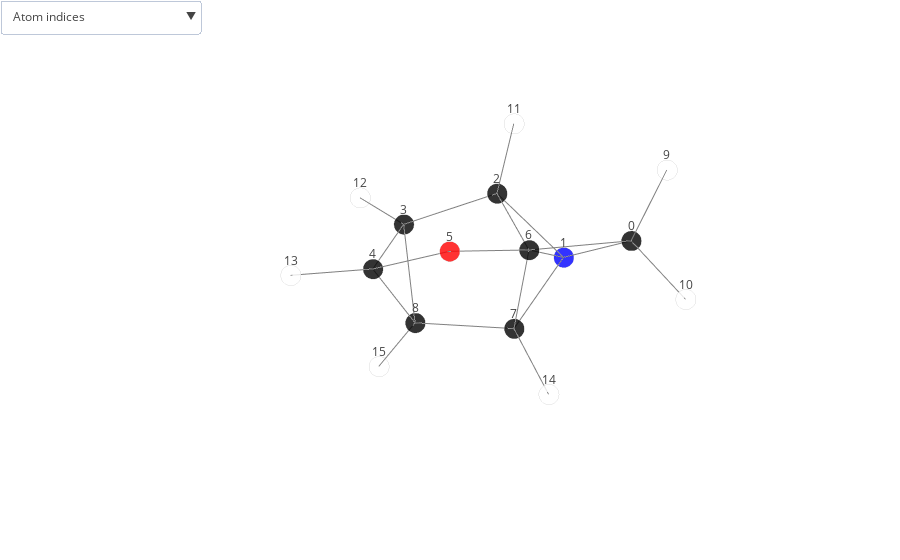

Source (notebook cell):
### Code cell
plot_molecule('dsgdb9nsd_133885', structures)

### Figure 1 — Plotly figure (JSON) as saved in the notebook; plotly's stock layout.template omitted (floating-point values rounded to 4 significant figures)
{"data": [{"marker": {"color": ["black", "blue", "black", "black", "black", "red", "black", "black", "black", "white", "white", "white", "white", "white", "white", "white"], "line": {"color": "lightgray", "width": 2}, "opacity": 0.8, "size": 7, "symbol": "circle"}, "mode": "markers", "name": "", "text": ["C", "N", "C", "C", "C", "O", "C", "C", "C", "H", "H", "H", "H", "H", "H", "H"], "type": "scatter3d", "uid": "5ca487fb-684c-472c-b428-dd953d7182a9", "x": [-1.41, -1.565, -0.8329, 0.271, 1.528, 1.25, -0.0574, -0.09593, 0.8167, -2.09, -1.44, -1.454, 0.2778, 2.516, 0.0137, 1.261], "y": [1.337, 0.09912, -0.7076, -1.619, -0.7551, 0.4586, 0.6112, 0.3804, -0.8131, 1.327, 2.287, -0.9673, -2.698, -1.152, 1.199, -1.247], "z": [0.41, -0.5169, 0.6043, 0.1448, 0.3395, 1.047, 0.5411, -0.9721, -1.022, 1.264, -0.1275, 1.459, 0.1958, 0.5274, -1.68, -1.907]}, {"hoverinfo": "none", "marker": {"color": "grey", "opacity": 1, "size": 7}, "mode": "lines", "type": "scatter3d", "uid": "5da16780-15ad-47ec-acb3-d95f7d5c169c", "x": [-1.41, -1.565, null, -1.565, -0.8329, null, -0.8329, 0.271, null, 0.271, 1.528, null, 1.528, 1.25, null, 1.25, -0.0574, null, -0.0574, -0.09593, null, 0.8167, -0.09593, null, -0.8329, -0.0574, null, 0.8167, 1.528, null, -1.565, -0.0574, null, 0.8167, 0.271, null, -1.41, -0.0574, null, -1.565, -0.09593, null, -1.41, -1.44, null, 0.0137, -0.09593, null, 0.8167, 1.261, null, -1.41, -2.09, null, -0.8329, -1.454, null, 0.271, 0.2778, null, 1.528, 2.516, null], "y": [1.337, 0.09912, null, 0.09912, -0.7076, null, -0.7076, -1.619, null, -1.619, -0.7551, null, -0.7551, 0.4586, null, 0.4586, 0.6112, null, 0.6112, 0.3804, null, -0.8131, 0.3804, null, -0.7076, 0.6112, null, -0.8131, -0.7551, null, 0.09912, 0.6112, null, -0.8131, -1.619, null, 1.337, 0.6112, null, 0.09912, 0.3804, null, 1.337, 2.287, null, 1.199, 0.3804, null, -0.8131, -1.247, null, 1.337, 1.327, null, -0.7076, -0.9673, null, -1.619, -2.698, null, -0.7551, -1.152, null], "z": [0.41, -0.5169, null, -0.5169, 0.6043, null, 0.6043, 0.1448, null, 0.1448, 0.3395, null, 0.3395, 1.047, null, 1.047, 0.5411, null, 0.5411, -0.9721, null, -1.022, -0.9721, null, 0.6043, 0.5411, null, -1.022, 0.3395, null, -0.5169, 0.5411, null, -1.022, 0.1448, null, 0.41, 0.5411, null, -0.5169, -0.9721, null, 0.41, -0.1275, null, -1.68, -0.9721, null, -1.022, -1.907, null, 0.41, 1.264, null, 0.6043, 1.459, null, 0.1448, 0.1958, null, 0.3395, 0.5274, null]}], "layout": {"autosize": true, "margin": {"b": 0, "l": 0, "r": 0, "t": 0}, "scene": {"annotations": [{"showarrow": false, "text": "0", "x": -1.41, "y": 1.337, "yshift": 15, "z": 0.41}, {"showarrow": false, "text": "1", "x": -1.565, "y": 0.09912, "yshift": 15, "z": -0.5169}, {"showarrow": false, "text": "2", "x": -0.8329, "y": -0.7076, "yshift": 15, "z": 0.6043}, {"showarrow": false, "text": "3", "x": 0.271, "y": -1.619, "yshift": 15, "z": 0.1448}, {"showarrow": false, "text": "4", "x": 1.528, "y": -0.7551, "yshift": 15, "z": 0.3395}, {"showarrow": false, "text": "5", "x": 1.25, "y": 0.4586, "yshift": 15, "z": 1.047}, {"showarrow": false, "text": "6", "x": -0.0574, "y": 0.6112, "yshift": 15, "z": 0.5411}, {"showarrow": false, "text": "7", "x": -0.09593, "y": 0.3804, "yshift": 15, "z": -0.9721}, {"showarrow": false, "text": "8", "x": 0.8167, "y": -0.8131, "yshift": 15, "z": -1.022}, {"showarrow": false, "text": "9", "x": -2.09, "y": 1.327, "yshift": 15, "z": 1.264}, {"showarrow": false, "text": "10", "x": -1.44, "y": 2.287, "yshift": 15, "z": -0.1275}, {"showarrow": false, "text": "11", "x": -1.454, "y": -0.9673, "yshift": 15, "z": 1.459}, {"showarrow": false, "text": "12", "x": 0.2778, "y": -2.698, "yshift": 15, "z": 0.1958}, {"showarrow": false, "text": "13", "x": 2.516, "y": -1.152, "yshift": 15, "z": 0.5274}, {"showarrow": false, "text": "14", "x": 0.0137, "y": 1.199, "yshift": 15, "z": -1.68}, {"showarrow": false, "text": "15", "x": 1.261, "y": -1.247, "yshift": 15, "z": -1.907}], "aspectmode": "auto", "aspectratio": {"x": 1, "y": 1, "z": 1}, "xaxis": {"showgrid": false, "showticklabels": false, "title": {"font": {"color": "white"}}, "type": "linear", "zeroline": false}, "yaxis": {"showgrid": false, "showticklabels": false, "title": {"font": {"color": "white"}}, "type": "linear", "zeroline": false}, "zaxis": {"showgrid": false, "showticklabels": false, "title": {"font": {"color": "white"}}, "type": "linear", "zeroline": false}}, "showlegend": false, "updatemenus": [{"buttons": [{"args": [{"scene.annotations": [{"showarrow": false, "text": 0, "x": -1.41, "y": 1.337, "yshift": 15, "z": 0.41}, {"showarrow": false, "text": 1, "x": -1.565, "y": 0.09912, "yshift": 15, "z": -0.5169}, {"showarrow": false, "text": 2, "x": -0.8329, "y": -0.7076, "yshift": 15, "z": 0.6043}, {"showarrow": false, "text": 3, "x": 0.271, "y": -1.619, "yshift": 15, "z": 0.1448}, {"showarrow": false, "text": 4, "x": 1.528, "y": -0.7551, "yshift": 15, "z": 0.3395}, {"showarrow": false, "text": 5, "x": 1.25, "y": 0.4586, "yshift": 15, "z": 1.047}, {"showarrow": false, "text": 6, "x": -0.0574, "y": 0.6112, "yshift": 15, "z": 0.5411}, {"showarrow": false, "text": 7, "x": -0.09593, "y": 0.3804, "yshift": 15, "z": -0.9721}, {"showarrow": false, "text": 8, "x": 0.8167, "y": -0.8131, "yshift": 15, "z": -1.022}, {"showarrow": false, "text": 9, "x": -2.09, "y": 1.327, "yshift": 15, "z": 1.264}, {"showarrow": false, "text": 10, "x": -1.44, "y": 2.287, "yshift": 15, "z": -0.1275}, {"showarrow": false, "text": 11, "x": -1.454, "y": -0.9673, "yshift": 15, "z": 1.459}, {"showarrow": false, "text": 12, "x": 0.2778, "y": -2.698, "yshift": 15, "z": 0.1958}, {"showarrow": false, "text": 13, "x": 2.516, "y": -1.152, "yshift": 15, "z": 0.5274}, {"showarrow": false, "text": 14, "x": 0.0137, "y": 1.199, "yshift": 15, "z": -1.68}, {"showarrow": false, "text": 15, "x": 1.261, "y": -1.247, "yshift": 15, "z": -1.907}]}], "label": "Atom indices", "method": "relayout"}, {"args": [{"scene.annotations": [{"showarrow": false, "text": 1.55, "x": -1.487, "y": 0.7182, "yshift": 15, "z": -0.05349}, {"showarrow": false, "text": 1.56, "x": -1.199, "y": -0.3042, "yshift": 15, "z": 0.04368}, {"showarrow": false, "text": 1.5, "x": -0.2809, "y": -1.163, "yshift": 15, "z": 0.3745}, {"showarrow": false, "text": 1.54, "x": 0.8997, "y": -1.187, "yshift": 15, "z": 0.2422}, {"showarrow": false, "text": 1.43, "x": 1.389, "y": -0.1482, "yshift": 15, "z": 0.6933}, {"showarrow": false, "text": 1.41, "x": 0.5964, "y": 0.5349, "yshift": 15, "z": 0.7941}, {"showarrow": false, "text": 1.53, "x": -0.07666, "y": 0.4958, "yshift": 15, "z": -0.2155}, {"showarrow": false, "text": 1.5, "x": 0.3604, "y": -0.2163, "yshift": 15, "z": -0.9972}, {"showarrow": false, "text": 1.53, "x": -0.4451, "y": -0.04817, "yshift": 15, "z": 0.5727}, {"showarrow": false, "text": 1.54, "x": 1.173, "y": -0.7841, "yshift": 15, "z": -0.3414}, {"showarrow": false, "text": 1.91, "x": -0.811, "y": 0.3552, "yshift": 15, "z": 0.01208}, {"showarrow": false, "text": 1.52, "x": 0.5439, "y": -1.216, "yshift": 15, "z": -0.4388}, {"showarrow": false, "text": 1.54, "x": -0.7336, "y": 0.9743, "yshift": 15, "z": 0.4755}, {"showarrow": false, "text": 1.56, "x": -0.8303, "y": 0.2398, "yshift": 15, "z": -0.7445}, {"showarrow": false, "text": 1.09, "x": -1.425, "y": 1.812, "yshift": 15, "z": 0.1412}, {"showarrow": false, "text": 1.09, "x": -0.04111, "y": 0.7899, "yshift": 15, "z": -1.326}, {"showarrow": false, "text": 1.08, "x": 1.039, "y": -1.03, "yshift": 15, "z": -1.465}, {"showarrow": false, "text": 1.09, "x": -1.75, "y": 1.332, "yshift": 15, "z": 0.8368}, {"showarrow": false, "text": 1.09, "x": -1.143, "y": -0.8374, "yshift": 15, "z": 1.032}, {"showarrow": false, "text": 1.08, "x": 0.2744, "y": -2.158, "yshift": 15, "z": 0.1703}, {"showarrow": false, "text": 1.08, "x": 2.022, "y": -0.9535, "yshift": 15, "z": 0.4334}]}], "label": "Bond lengths", "method": "relayout"}, {"args": [{"scene.annotations": [{"showarrow": false, "text": 0, "x": -1.41, "y": 1.337, "yshift": 15, "z": 0.41}, {"showarrow": false, "text": 1, "x": -1.565, "y": 0.09912, "yshift": 15, "z": -0.5169}, {"showarrow": false, "text": 2, "x": -0.8329, "y": -0.7076, "yshift": 15, "z": 0.6043}, {"showarrow": false, "text": 3, "x": 0.271, "y": -1.619, "yshift": 15, "z": 0.1448}, {"showarrow": false, "text": 4, "x": 1.528, "y": -0.7551, "yshift": 15, "z": 0.3395}, {"showarrow": false, "text": 5, "x": 1.25, "y": 0.4586, "yshift": 15, "z": 1.047}, {"showarrow": false, "text": 6, "x": -0.0574, "y": 0.6112, "yshift": 15, "z": 0.5411}, {"showarrow": false, "text": 7, "x": -0.09593, "y": 0.3804, "yshift": 15, "z": -0.9721}, {"showarrow": false, "text": 8, "x": 0.8167, "y": -0.8131, "yshift": 15, "z": -1.022}, {"showarrow": false, "text": 9, "x": -2.09, "y": 1.327, "yshift": 15, "z": 1.264}, {"showarrow": false, "text": 10, "x": -1.44, "y": 2.287, "yshift": 15, "z": -0.1275}, {"showarrow": false, "text": 11, "x": -1.454, "y": -0.9673, "yshift": 15, "z": 1.459}, {"showarrow": false, "text": 12, "x": 0.2778, "y": -2.698, "yshift": 15, "z": 0.1958}, {"showarrow": false, "text": 13, "x": 2.516, "y": -1.152, "yshift": 15, "z": 0.5274}, {"showarrow": false, "text": 14, "x": 0.0137, "y": 1.199, "yshift": 15, "z": -1.68}, {"showarrow": false, "text": 15, "x": 1.261, "y": -1.247, "yshift": 15, "z": -1.907}, {"showarrow": false, "text": 1.55, "x": -1.487, "y": 0.7182, "yshift": 15, "z": -0.05349}, {"showarrow": false, "text": 1.56, "x": -1.199, "y": -0.3042, "yshift": 15, "z": 0.04368}, {"showarrow": false, "text": 1.5, "x": -0.2809, "y": -1.163, "yshift": 15, "z": 0.3745}, {"showarrow": false, "text": 1.54, "x": 0.8997, "y": -1.187, "yshift": 15, "z": 0.2422}, {"showarrow": false, "text": 1.43, "x": 1.389, "y": -0.1482, "yshift": 15, "z": 0.6933}, {"showarrow": false, "text": 1.41, "x": 0.5964, "y": 0.5349, "yshift": 15, "z": 0.7941}, {"showarrow": false, "text": 1.53, "x": -0.07666, "y": 0.4958, "yshift": 15, "z": -0.2155}, {"showarrow": false, "text": 1.5, "x": 0.3604, "y": -0.2163, "yshift": 15, "z": -0.9972}, {"showarrow": false, "text": 1.53, "x": -0.4451, "y": -0.04817, "yshift": 15, "z": 0.5727}, {"showarrow": false, "text": 1.54, "x": 1.173, "y": -0.7841, "yshift": 15, "z": -0.3414}, {"showarrow": false, "text": 1.91, "x": -0.811, "y": 0.3552, "yshift": 15, "z": 0.01208}, {"showarrow": false, "text": 1.52, "x": 0.5439, "y": -1.216, "yshift": 15, "z": -0.4388}, {"showarrow": false, "text": 1.54, "x": -0.7336, "y": 0.9743, "yshift": 15, "z": 0.4755}, {"showarrow": false, "text": 1.56, "x": -0.8303, "y": 0.2398, "yshift": 15, "z": -0.7445}, {"showarrow": false, "text": 1.09, "x": -1.425, "y": 1.812, "yshift": 15, "z": 0.1412}, {"showarrow": false, "text": 1.09, "x": -0.04111, "y": 0.7899, "yshift": 15, "z": -1.326}, {"showarrow": false, "text": 1.08, "x": 1.039, "y": -1.03, "yshift": 15, "z": -1.465}, {"showarrow": false, "text": 1.09, "x": -1.75, "y": 1.332, "yshift": 15, "z": 0.8368}, {"showarrow": false, "text": 1.09, "x": -1.143, "y": -0.8374, "yshift": 15, "z": 1.032}, {"showarrow": false, "text": 1.08, "x": 0.2744, "y": -2.158, "yshift": 15, "z": 0.1703}, {"showarrow": false, "text": 1.08, "x": 2.022, "y": -0.9535, "yshift": 15, "z": 0.4334}]}], "label": "Atom indices & Bond lengths", "method": "relayout"}, {"args": [{"scene.annotations": []}], "label": "Hide all", "method": "relayout"}], "direction": "down", "xanchor": "left", "yanchor": "top"}]}}
